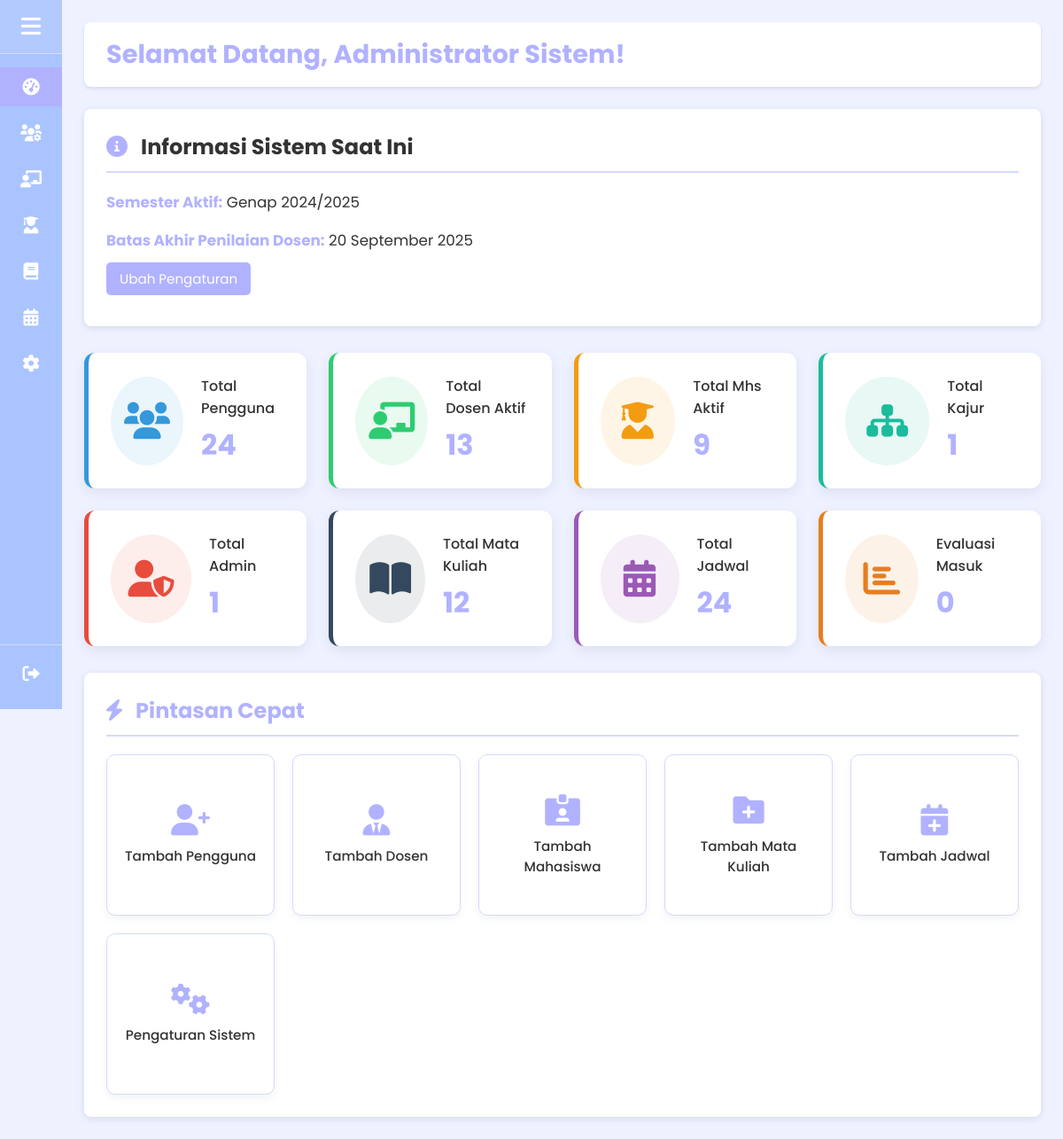
The page /admin/admin_dashboard.php (signed in) on the database as committed earlier.
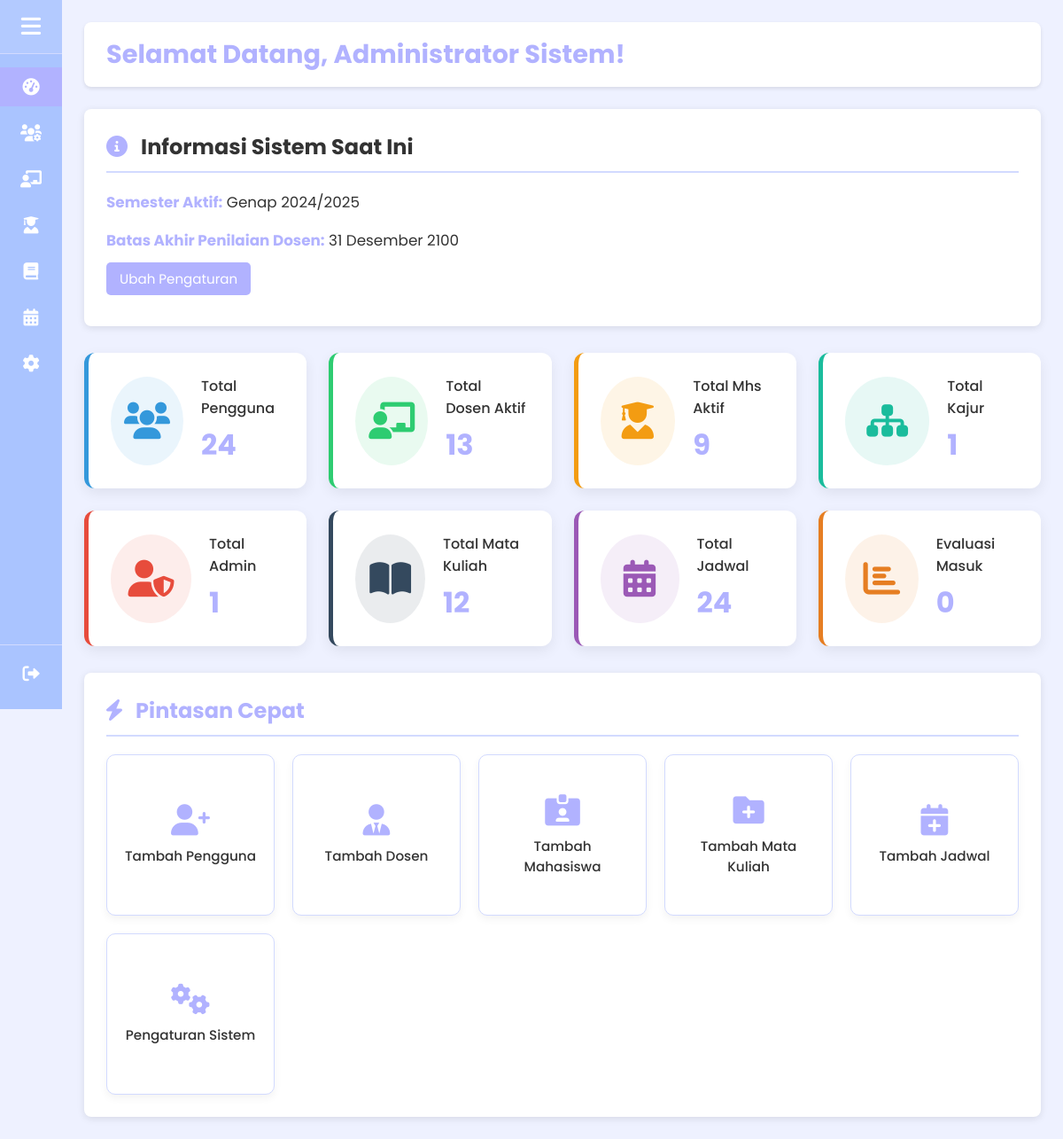
The same page on the database as committed later.
### tables this page shows
CREATE TABLE `system_settings` (
  `setting_key` varchar(50) NOT NULL,
  `setting_value` varchar(255) NOT NULL,
  `description` text DEFAULT NULL,
  `last_updated` timestamp NOT NULL DEFAULT current_timestamp() ON UPDATE current_timestamp()
);

### includes/auth_check_admin.php (called while the page is built, shortened)
<?php
$loggedInAdminFullName = $_SESSION['full_name'] ?? 'Administrator';
?>

### admin/admin_dashboard.php (the view, shortened to what the changed rows need)
<?php
require_once '../includes/auth_check_admin.php';
require_once '../config/db.php';
$semester_aktif_info = "Belum diatur";
$batas_akhir_info = "Belum diatur";
$result_settings_info = $conn->query("SELECT setting_key, setting_value FROM system_settings WHERE setting_key IN ('semester_aktif', 'batas_akhir_penilaian')");
if ($result_settings_info) {
    while ($row_setting = $result_settings_info->fetch_assoc()) {
        if ($row_setting['setting_key'] == 'semester_aktif')
            $semester_aktif_info = $row_setting['setting_value'];
        if ($row_setting['setting_key'] == 'batas_akhir_penilaian') {
            if (class_exists('IntlDateFormatter')) {
                try {
                    $date_obj_info = DateTime::createFromFormat('Y-m-d', $row_setting['setting_value']);
                    if ($date_obj_info) {
                        $formatter_info = new IntlDateFormatter('id_ID', IntlDateFormatter::LONG, IntlDateFormatter::NONE, 'Asia/Jakarta');
                        $batas_akhir_info = $formatter_info->format($date_obj_info);
                    } else {
                        $batas_akhir_info = $row_setting['setting_value'];
                    }
                } catch (Exception $e) {
                    $batas_akhir_info = $row_setting['setting_value'];
                }
            } else {
                $batas_akhir_info = $row_setting['setting_value'];
            }
        }
    }
}
?>
<!DOCTYPE html>
<html lang="id">
<head>
    <link rel="stylesheet" href="../css/style.css">
    <link rel="stylesheet" href="https://cdnjs.cloudflare.com/ajax/libs/font-awesome/6.0.0-beta3/css/all.min.css">
</head>
<body>
    <div class="mahasiswa-layout">
        <main class="main-content" id="mainContent">
            <header class="header">
                <h1>Selamat Datang, <?php echo htmlspecialchars($loggedInAdminFullName); ?>!</h1>
            </header>
            <div class="info-section">
                <div class="content-card">
                    <h2><i class="fas fa-info-circle"></i> Informasi Sistem Saat Ini</h2>
                    <p><strong>Semester Aktif:</strong> <?php echo htmlspecialchars($semester_aktif_info); ?></p>
                    <p><strong>Batas Akhir Penilaian Dosen:</strong> <?php echo htmlspecialchars($batas_akhir_info); ?>
                    </p>
                    <p style="margin-top:10px;"><a href="admin_settings.php" class="btn-penilaian"
                            style="background-color: var(--primary-color); color:white;">Ubah Pengaturan</a></p>
                </div>
            </div>
            <div class="content-card">
                <h2><i class="fas fa-bolt"></i> Pintasan Cepat</h2>
            </div>
        </main>
    </div>
</body>
</html>

Rows that differ between the two databases and show on the page:
changed system_settings: setting_value "20 September 2025" → "31 Desember 2100"
